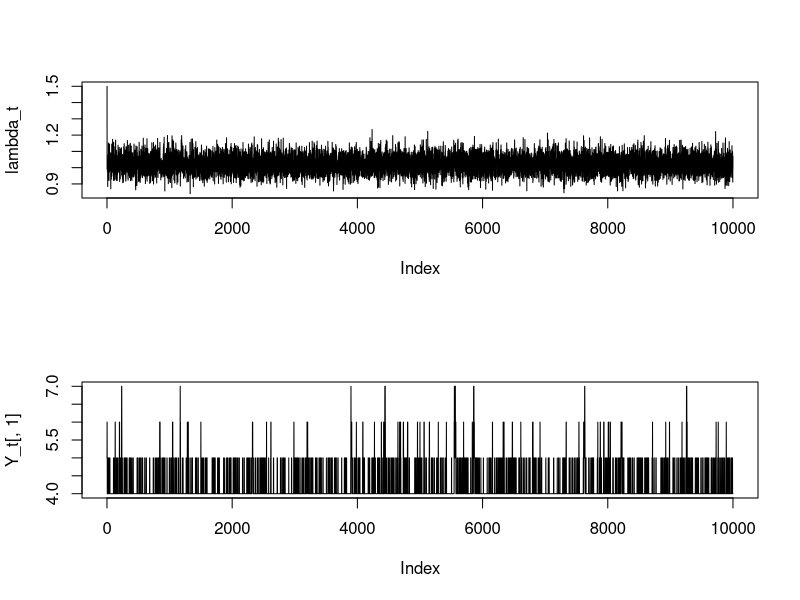
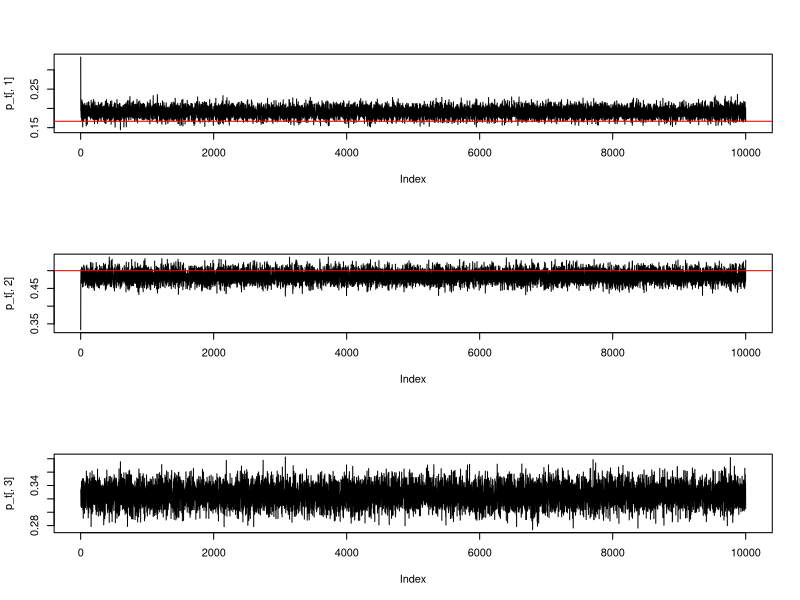

The R script that drew these images, in order:
##############################################################
#Example 1: Hybrid Gibbs Sampler 
##############################################################
rm(list = ls())
N <- 10000 #iteration number 
lambda_t <- rep(NA, N)   # the parameter we want to infer 
Y_t <- matrix(NA, N, 13) # 13 unobserved variable

#initial values
lambda_t[1] <- 1.5
Y_t[1, ] <- rep(5, 13)


#hybrid Gibbs sampler
accept_num <- 0
for(i in 2:N){
	#sample lambda
	lambda_t[i] <- rgamma(1, shape = 313 + sum(Y_t[i-1, ]), rate = 360)
	
	#sample 13 unobserved variables (MH step)
	for(j in 1:13){
		y_proposal <- Y_t[i-1,j] + sample(c(-1,0,1),1) 
									  # get a proposal, the proposal distribution
									  # depends on the last iteration
		r <- min( (lambda_t[i] )^(y_proposal - Y_t[i-1, j]) * 
					factorial(Y_t[i-1,j]) / factorial(y_proposal), 1)
		if((runif(1) < r) & (y_proposal >= 4)){
			Y_t[i, j] <- y_proposal #accept proposal
			accept_num <- accept_num + 1
		}else{
			Y_t[i, j] <- Y_t[i-1, j]#reject proposal
		}
		
	}
}

accept_num / (13*N) #acceptance rate is good
	
par(mfrow= c(2,1))

plot(lambda_t, type = "l")

plot(Y_t[, 1], type = "l")

#first 2000 as burn-in
B <- 2000
#the estimate for lambda
#posterior mean
mean(lambda_t[(B+1):N])

#estimates for nonobserved variables
#posterior modes 
for(j in 1:13){
	temp <- table(Y_t[(B+1):N, j])
	ind <- which.max(temp)
	print(names(temp)[ind])
}

##############################################################
#Example 2: Dirichlet Distribution
##############################################################
rm(list = ls())
N <- 10000 #iteration number
p_t <- matrix(NA, N, 3)

#function used to sample Dirichlet distributed r.v.
rDirichlet <- function(alpha_vec){
	num <- length(alpha_vec)
	temp <- NULL
	for(i in 1:num){
		temp <- c(temp, rgamma(1, shape = alpha_vec[i], rate = 1))
	}
	return(temp/sum(temp))
} 

##################################
#simulate data
p_truth <- c(1/6,1/2, 1/3)
temp <- sample(1:3, 1000, prob = p_truth, replace = TRUE)
Y1 <- sum(temp == 1)
Y2 <- sum(temp == 2)
Y3 <- sum(temp == 3)
##################################



p_t[1, ] <- c(1/3,1/3,1/3)

for(i in 2:N){
	#sample p_t
	p_t[i, ] <- rDirichlet(c(1/3 + Y1, 1/3 + Y2, 1/3 + Y3))
}


par(mfrow = c(3,1))

plot(p_t[ ,1], type = "l")
abline(h = p_truth[1], col = "red")
plot(p_t[ ,2], type = "l")
abline(h = p_truth[2], col = "red")
plot(p_t[ ,3], type = "l")
abline(h = p_truth[1], col = "red")


	
B <- 2000
mean(p_t[(B+1):N,1])
mean(p_t[(B+1):N,2])

